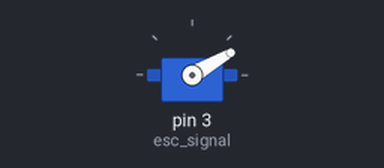
Simulated run of this sketch. Board: Arduino Uno, built with avr-gcc and run on an emulated ATmega328P. On the bench: servo.

Above: at 0.1 s.
At 2.1 s:
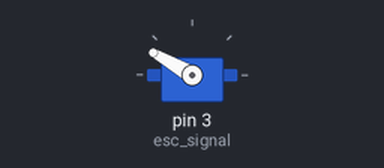
At 9.1 s:
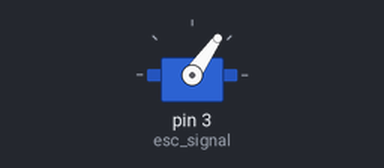
Timing chart, 0 to 10.6 s (numbered marks = the images above):
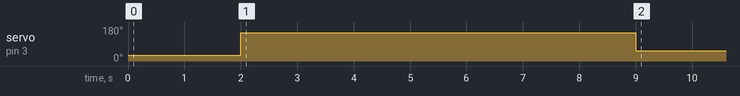

Measured:
- by itself, servo on pin 3 (esc_signal): 30° → 150° at 2.0 s, → 55° 7.0 s later

The sketch:

Brushless_motor_code.ino
```cpp
#include <Servo.h>
Servo esc_signal;

void setup()
{
  esc_signal.attach(3);  //Specify here the pin number on which the signal pin of ESC is connected.
  esc_signal.write(30);   //ESC arm command. ESCs won't start unless input speed is less during initialization.
  delay(2000);            //ESC initialization delay.
}

void loop()
{
esc_signal.write(150);    //Vary this between 65-170 to change the speed of motor. Higher value, higher speed.
delay(7000);
esc_signal.write(55);
delay(1000000);
}
```
